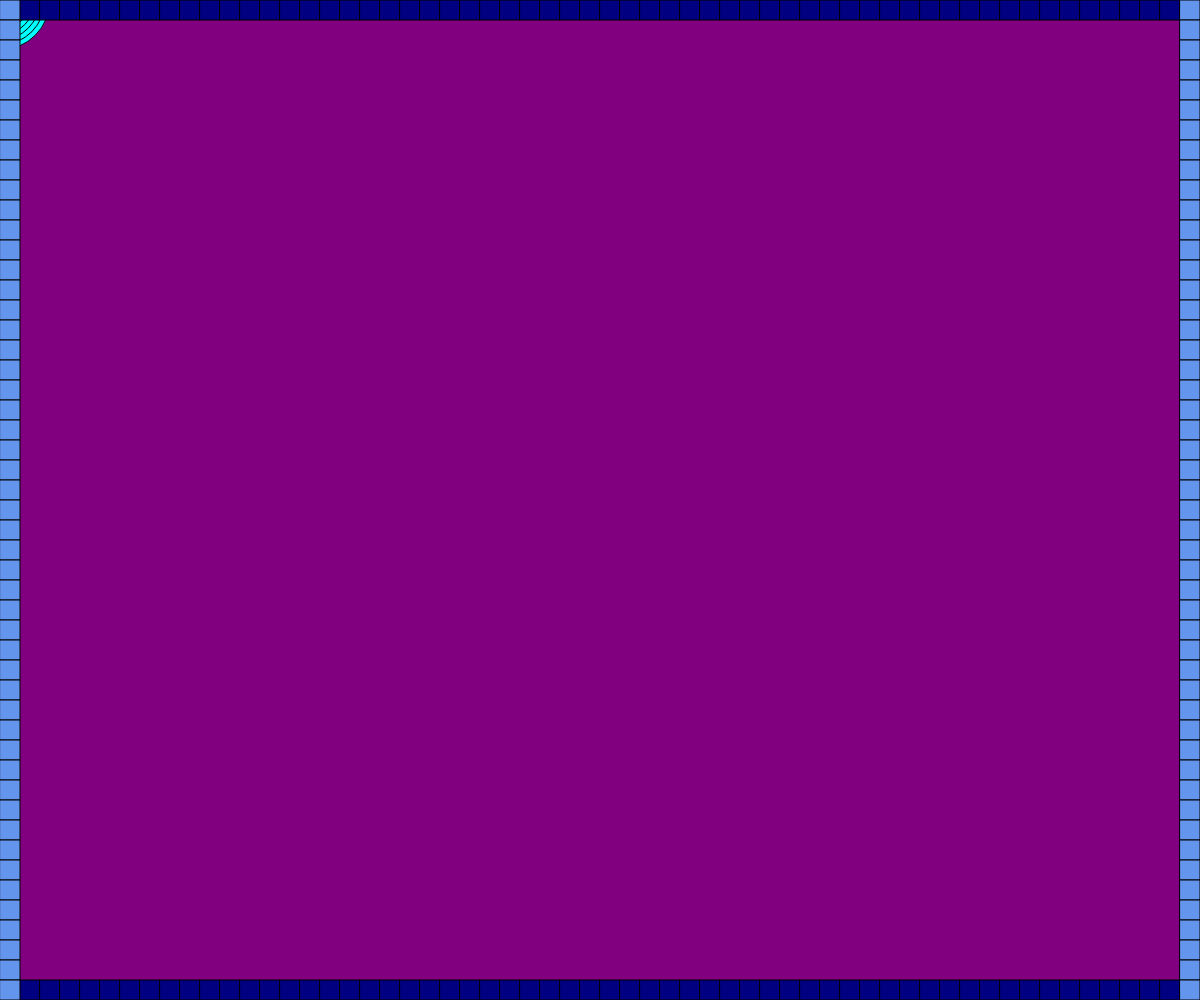
Frame 1 (no input)
Frame 60 (no input): identical to frame 1, image omitted
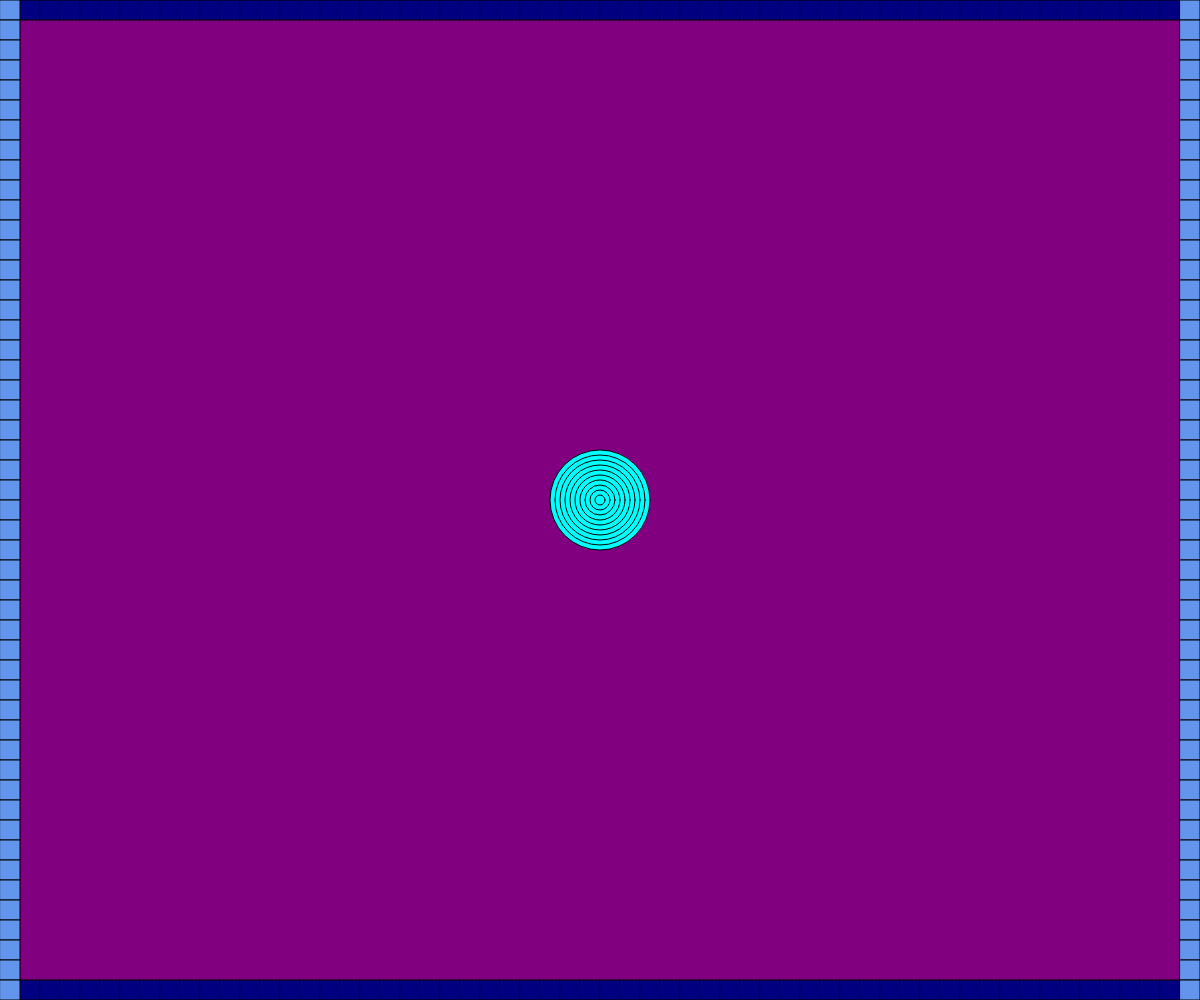
Frame 120 (the mouse pressed at the canvas centre since frame 60)

The p5.js sketch that drew these frames (run headless with seeded random() and noise() and a simulated clock; from frame 60 on, the mouse is pressed at the canvas centre):

// p5.js sketch
// ── sketch.js
function setup() {
  createCanvas(windowWidth, windowHeight);
}

function draw() {
  background("purple")
  fill("cyan")
  for( var i = 0; i < 10; i++ ) {
    ellipse( mouseX, mouseY, (100)-10*i );
  }
  var x = 0;
  var border_size = 20;
  fill("navy");
  while( x < windowWidth ) {
    rect(x, 0, border_size, border_size)
    x += border_size;
  }
  x = 0;
  while( x < windowWidth ) {
    rect(x,windowHeight-border_size, border_size, border_size);
    x += border_size
  }
  fill(100, 149, 237)
  var y = 0;
  while( y < windowHeight ) {
    rect(0, y, border_size, border_size);
    y += border_size;
  }
  y = 0;
  while( y < windowHeight ) {
    rect(windowWidth-border_size, y, border_size, border_size);
    y += border_size;
  }
}
